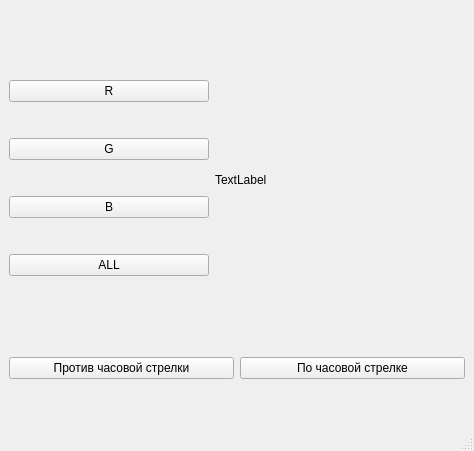
<?xml version="1.0" encoding="UTF-8"?>
<ui version="4.0">
 <class>MainWindow</class>
 <widget class="QMainWindow" name="MainWindow">
  <property name="geometry">
   <rect>
    <x>0</x>
    <y>0</y>
    <width>474</width>
    <height>451</height>
   </rect>
  </property>
  <property name="windowTitle">
   <string>PIL 2.0</string>
  </property>
  <widget class="QWidget" name="centralwidget">
   <layout class="QVBoxLayout" name="verticalLayout_2">
    <item>
     <layout class="QHBoxLayout" name="horizontalLayout">
      <item>
       <layout class="QVBoxLayout" name="verticalLayout">
        <item>
         <widget class="QPushButton" name="pushButton">
          <property name="text">
           <string>R</string>
          </property>
          <attribute name="buttonGroup">
           <string notr="true">channelButtons</string>
          </attribute>
         </widget>
        </item>
        <item>
         <widget class="QPushButton" name="pushButton_2">
          <property name="text">
           <string>G</string>
          </property>
          <attribute name="buttonGroup">
           <string notr="true">channelButtons</string>
          </attribute>
         </widget>
        </item>
        <item>
         <widget class="QPushButton" name="pushButton_3">
          <property name="text">
           <string>B</string>
          </property>
          <attribute name="buttonGroup">
           <string notr="true">channelButtons</string>
          </attribute>
         </widget>
        </item>
        <item>
         <widget class="QPushButton" name="pushButton_4">
          <property name="text">
           <string>ALL</string>
          </property>
          <attribute name="buttonGroup">
           <string notr="true">channelButtons</string>
          </attribute>
         </widget>
        </item>
       </layout>
      </item>
      <item>
       <widget class="QLabel" name="image">
        <property name="minimumSize">
         <size>
          <width>250</width>
          <height>250</height>
         </size>
        </property>
        <property name="maximumSize">
         <size>
          <width>260</width>
          <height>260</height>
         </size>
        </property>
        <property name="text">
         <string>TextLabel</string>
        </property>
       </widget>
      </item>
     </layout>
    </item>
    <item>
     <layout class="QHBoxLayout" name="horizontalLayout_2">
      <item>
       <widget class="QPushButton" name="pushButton_5">
        <property name="text">
         <string>Против часовой стрелки</string>
        </property>
        <attribute name="buttonGroup">
         <string notr="true">rotateButtons</string>
        </attribute>
       </widget>
      </item>
      <item>
       <widget class="QPushButton" name="pushButton_6">
        <property name="text">
         <string>По часовой стрелке</string>
        </property>
        <attribute name="buttonGroup">
         <string notr="true">rotateButtons</string>
        </attribute>
       </widget>
      </item>
     </layout>
    </item>
   </layout>
  </widget>
  <widget class="QMenuBar" name="menubar">
   <property name="geometry">
    <rect>
     <x>0</x>
     <y>0</y>
     <width>474</width>
     <height>26</height>
    </rect>
   </property>
  </widget>
  <widget class="QStatusBar" name="statusbar"/>
 </widget>
 <resources/>
 <connections/>
 <buttongroups>
  <buttongroup name="channelButtons"/>
  <buttongroup name="rotateButtons"/>
 </buttongroups>
</ui>
